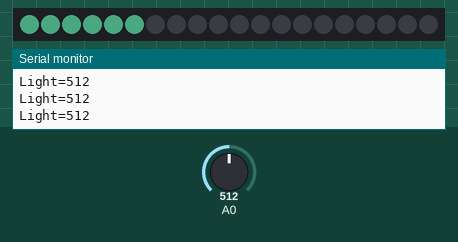
The sketch below on a simulated Arduino Uno, built with avr-gcc and run on an emulated ATmega328P. Parts: 20 RGB LEDs in strip order, left to right, the last lines printed to the serial monitor. The inputs (shaded band) are chosen by the test bench; at power-on: A0 = 512. Dim RGB values are drawn brighter than linear.

Above: at 1.2 s.
1.3 s: A0 set to 490
At 2.1 s:
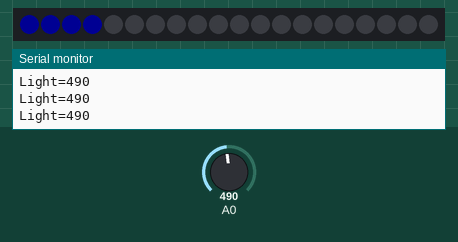
2.8 s: A0 set to 611
At 3.1 s:
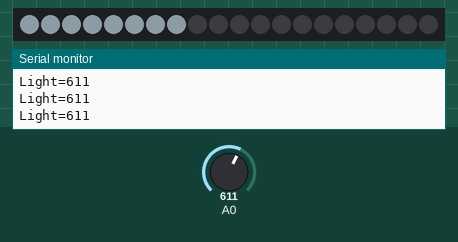
4.3 s: A0 set to 716
At 5.4 s:
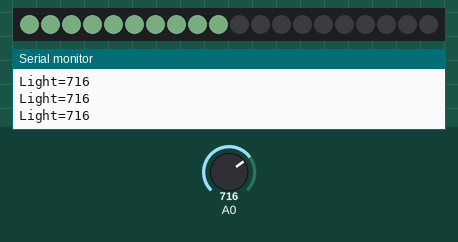
5.8 s: A0 set to 104
At 6.5 s:
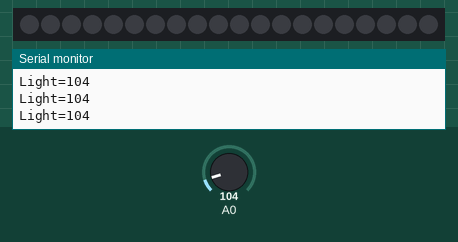
7.3 s: A0 set to 93
8.8 s: A0 set to 306
At 10.2 s:
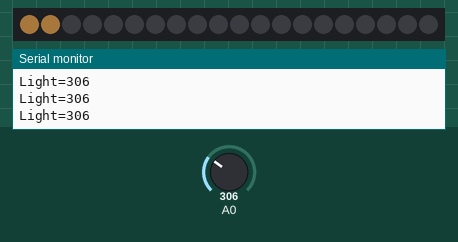
Timing chart, 0 to 11.3 s (numbered marks = the images above; inputs shaded):
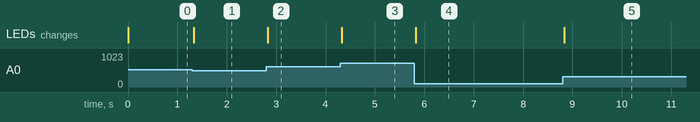

The sketch:

Photo_Resistor.ino
```cpp
#include <Adafruit_NeoPixel.h>

#define PIN 7
#define LEDNUM 20
#define BRIGHTNESS 50

Adafruit_NeoPixel strip = Adafruit_NeoPixel(LEDNUM, PIN, NEO_GRBW + NEO_KHZ800);

void setup() {
  Serial.begin(9600);
  strip.setBrightness(BRIGHTNESS);
}

void loop() {
  int light = analogRead(A0);
  Serial.print( "Light=");
  Serial.println(light);


  strip.begin();
  strip.show();
  if (light < 300) {
    for (int i = 0; i < 14; i++) {
      strip.setPixelColor(i, 0, 0, 0, 0);
    }
  }

  if (light >= 300 && light <= 400) {
    for (int i = 0; i < 2; i++) {
      strip.setPixelColor(i, 211, 154, 80, 0);
    }
    for (int i = 2; i < 14; i++) {
      strip.setPixelColor(i, 0, 0, 0, 0);
    }
  }

  if (light >= 401 && light <= 500) {
    for (int i = 0; i < 4; i++) {
      strip.setPixelColor(i, 0, 0, 100, 0);
    }
    for (int i = 4; i < 14; i++) {
      strip.setPixelColor(i, 0, 0, 0, 0);
    }
  }

  if (light >= 501 && light <= 600) {
    for (int i = 0; i < 6; i++) {
      strip.setPixelColor(i, 100, 220, 170, 0);
    }
    for (int i = 6; i < 14; i++) {
      strip.setPixelColor(i, 0, 0, 0, 0);
    }
  }

  if (light >= 601 && light <= 700) {
    for (int i = 0; i < 8; i++) {
      strip.setPixelColor(i, 168, 186, 200, 0);
    }
    for (int i = 8; i < 14; i++) {
      strip.setPixelColor(i, 0, 0, 0, 0);
    }
  }

  if (light >= 701 && light <= 800) {
    for (int i = 0; i < 10; i++) {
      strip.setPixelColor(i, 180, 255, 190, 0);
    }
    for (int i = 10; i < 14; i++) {
      strip.setPixelColor(i, 0, 0, 0, 0);
    }
  }

  if (light >= 801 && light <= 900) {
    for (int i = 0; i < 12; i++) {
      strip.setPixelColor(i, 200, 150, 175, 0);
    }
    for (int i = 12; i < 14; i++) {
      strip.setPixelColor(i, 0, 0, 0, 0);
    }
  }

  if (light >= 901 && light <= 1023) {
    for (int i = 0; i < 14; i++) {
      strip.setPixelColor(i, 255, 255, 255, 255);
    }
  }
}
```

Measured:
- after the input at 1.3 s, the LEDs: change at once (image 1)
- after the input at 2.8 s, the LEDs: change at once (image 2)
- after the input at 4.3 s, the LEDs: change at once (image 3)
- after the input at 5.8 s, the LEDs: change at once (image 4)
- after the input at 8.8 s, the LEDs: change at once (image 5)
